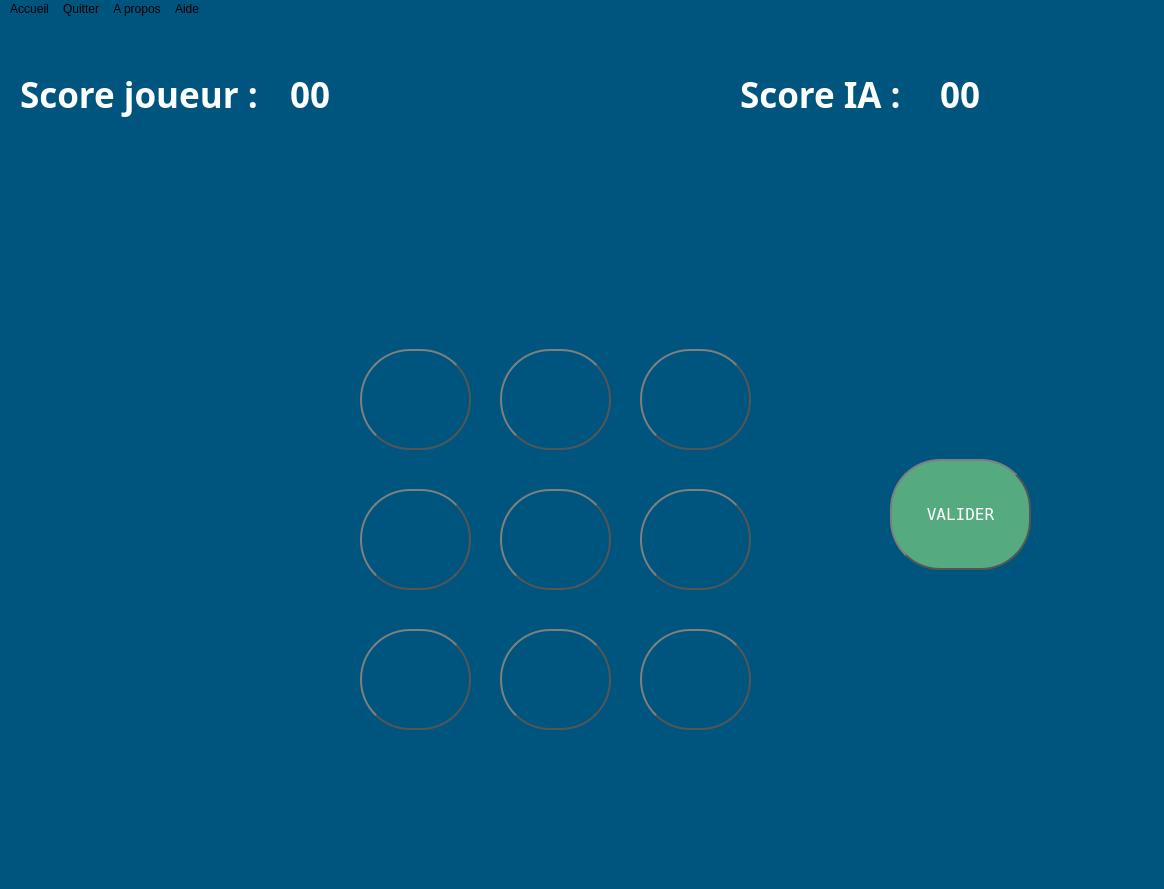
<?xml version="1.0" encoding="UTF-8"?>
<ui version="4.0">
 <class>level</class>
 <widget class="QMainWindow" name="level">
  <property name="geometry">
   <rect>
    <x>0</x>
    <y>0</y>
    <width>1164</width>
    <height>889</height>
   </rect>
  </property>
  <property name="maximumSize">
   <size>
    <width>1164</width>
    <height>2581</height>
   </size>
  </property>
  <property name="contextMenuPolicy">
   <enum>Qt::NoContextMenu</enum>
  </property>
  <property name="windowTitle">
   <string>TIC TAC TOE</string>
  </property>
  <property name="windowIcon">
   <iconset>
    <normaloff>71UU+enQH9L._AC_SY355_.jpg</normaloff>71UU+enQH9L._AC_SY355_.jpg</iconset>
  </property>
  <property name="layoutDirection">
   <enum>Qt::LeftToRight</enum>
  </property>
  <property name="styleSheet">
   <string notr="true">background-color: rgb(0, 85, 127);</string>
  </property>
  <widget class="QWidget" name="centralwidget">
   <widget class="QLabel" name="logo">
    <property name="geometry">
     <rect>
      <x>310</x>
      <y>270</y>
      <width>491</width>
      <height>501</height>
     </rect>
    </property>
    <property name="maximumSize">
     <size>
      <width>5000</width>
      <height>5000</height>
     </size>
    </property>
    <property name="text">
     <string/>
    </property>
    <property name="pixmap">
     <pixmap>pb.png</pixmap>
    </property>
    <property name="scaledContents">
     <bool>true</bool>
    </property>
   </widget>
   <widget class="QLabel" name="lbscore">
    <property name="geometry">
     <rect>
      <x>20</x>
      <y>20</y>
      <width>251</width>
      <height>111</height>
     </rect>
    </property>
    <property name="font">
     <font>
      <family>PMingLiU-ExtB</family>
      <pointsize>26</pointsize>
      <weight>75</weight>
      <bold>true</bold>
     </font>
    </property>
    <property name="styleSheet">
     <string notr="true">color: rgb(255, 255, 255);</string>
    </property>
    <property name="text">
     <string>Score joueur :</string>
    </property>
   </widget>
   <widget class="QLabel" name="lbScoreValue">
    <property name="geometry">
     <rect>
      <x>290</x>
      <y>20</y>
      <width>141</width>
      <height>111</height>
     </rect>
    </property>
    <property name="font">
     <font>
      <family>PMingLiU-ExtB</family>
      <pointsize>26</pointsize>
      <weight>75</weight>
      <bold>true</bold>
     </font>
    </property>
    <property name="styleSheet">
     <string notr="true">color: rgb(255, 255, 255);</string>
    </property>
    <property name="text">
     <string>00</string>
    </property>
   </widget>
   <widget class="QLabel" name="lbScoreValueIA">
    <property name="geometry">
     <rect>
      <x>940</x>
      <y>20</y>
      <width>141</width>
      <height>111</height>
     </rect>
    </property>
    <property name="font">
     <font>
      <family>PMingLiU-ExtB</family>
      <pointsize>26</pointsize>
      <weight>75</weight>
      <bold>true</bold>
     </font>
    </property>
    <property name="styleSheet">
     <string notr="true">color: rgb(255, 255, 255);</string>
    </property>
    <property name="text">
     <string>00</string>
    </property>
   </widget>
   <widget class="QLabel" name="lbscore_2">
    <property name="geometry">
     <rect>
      <x>740</x>
      <y>20</y>
      <width>191</width>
      <height>111</height>
     </rect>
    </property>
    <property name="font">
     <font>
      <family>PMingLiU-ExtB</family>
      <pointsize>26</pointsize>
      <weight>75</weight>
      <bold>true</bold>
     </font>
    </property>
    <property name="styleSheet">
     <string notr="true">color: rgb(255, 255, 255);</string>
    </property>
    <property name="text">
     <string>Score IA :</string>
    </property>
   </widget>
   <widget class="QPushButton" name="btnplat3">
    <property name="geometry">
     <rect>
      <x>640</x>
      <y>330</y>
      <width>111</width>
      <height>101</height>
     </rect>
    </property>
    <property name="styleSheet">
     <string notr="true">color: #333;
    border: 2px solid #555;
    border-radius: 50px;
    border-style: outset;
    background: qradialgradient(
        cx: 0.3, cy: -0.4, fx: 0.3, fy: -0.4,
        radius: 1.35, stop: 0 #fff, stop: 1 #888
        );
    padding: 5px;</string>
    </property>
    <property name="text">
     <string/>
    </property>
   </widget>
   <widget class="QPushButton" name="btnplat2">
    <property name="geometry">
     <rect>
      <x>500</x>
      <y>330</y>
      <width>111</width>
      <height>101</height>
     </rect>
    </property>
    <property name="styleSheet">
     <string notr="true">color: #333;
    border: 2px solid #555;
    border-radius: 50px;
    border-style: outset;
    background: qradialgradient(
        cx: 0.3, cy: -0.4, fx: 0.3, fy: -0.4,
        radius: 1.35, stop: 0 #fff, stop: 1 #888
        );
    padding: 5px;</string>
    </property>
    <property name="text">
     <string/>
    </property>
   </widget>
   <widget class="QPushButton" name="btnplat1">
    <property name="geometry">
     <rect>
      <x>360</x>
      <y>330</y>
      <width>111</width>
      <height>101</height>
     </rect>
    </property>
    <property name="styleSheet">
     <string notr="true">color: #333;
    border: 2px solid #555;
    border-radius: 50px;
    border-style: outset;
    background: qradialgradient(
        cx: 0.3, cy: -0.4, fx: 0.3, fy: -0.4,
        radius: 1.35, stop: 0 #fff, stop: 1 #888
        );
    padding: 5px;</string>
    </property>
    <property name="text">
     <string/>
    </property>
   </widget>
   <widget class="QPushButton" name="btnplat4">
    <property name="geometry">
     <rect>
      <x>360</x>
      <y>470</y>
      <width>111</width>
      <height>101</height>
     </rect>
    </property>
    <property name="styleSheet">
     <string notr="true">color: #333;
    border: 2px solid #555;
    border-radius: 50px;
    border-style: outset;
    background: qradialgradient(
        cx: 0.3, cy: -0.4, fx: 0.3, fy: -0.4,
        radius: 1.35, stop: 0 #fff, stop: 1 #888
        );
    padding: 5px;</string>
    </property>
    <property name="text">
     <string/>
    </property>
   </widget>
   <widget class="QPushButton" name="btnplat5">
    <property name="geometry">
     <rect>
      <x>500</x>
      <y>470</y>
      <width>111</width>
      <height>101</height>
     </rect>
    </property>
    <property name="styleSheet">
     <string notr="true">color: #333;
    border: 2px solid #555;
    border-radius: 50px;
    border-style: outset;
    background: qradialgradient(
        cx: 0.3, cy: -0.4, fx: 0.3, fy: -0.4,
        radius: 1.35, stop: 0 #fff, stop: 1 #888
        );
    padding: 5px;</string>
    </property>
    <property name="text">
     <string/>
    </property>
   </widget>
   <widget class="QPushButton" name="btnplat6">
    <property name="geometry">
     <rect>
      <x>640</x>
      <y>470</y>
      <width>111</width>
      <height>101</height>
     </rect>
    </property>
    <property name="styleSheet">
     <string notr="true">color: #333;
    border: 2px solid #555;
    border-radius: 50px;
    border-style: outset;
    background: qradialgradient(
        cx: 0.3, cy: -0.4, fx: 0.3, fy: -0.4,
        radius: 1.35, stop: 0 #fff, stop: 1 #888
        );
    padding: 5px;</string>
    </property>
    <property name="text">
     <string/>
    </property>
   </widget>
   <widget class="QPushButton" name="btnplat7">
    <property name="geometry">
     <rect>
      <x>360</x>
      <y>610</y>
      <width>111</width>
      <height>101</height>
     </rect>
    </property>
    <property name="styleSheet">
     <string notr="true">color: #333;
    border: 2px solid #555;
    border-radius: 50px;
    border-style: outset;
    background: qradialgradient(
        cx: 0.3, cy: -0.4, fx: 0.3, fy: -0.4,
        radius: 1.35, stop: 0 #fff, stop: 1 #888
        );
    padding: 5px;</string>
    </property>
    <property name="text">
     <string/>
    </property>
   </widget>
   <widget class="QPushButton" name="btnplat8">
    <property name="geometry">
     <rect>
      <x>500</x>
      <y>610</y>
      <width>111</width>
      <height>101</height>
     </rect>
    </property>
    <property name="styleSheet">
     <string notr="true">color: #333;
    border: 2px solid #555;
    border-radius: 50px;
    border-style: outset;
    background: qradialgradient(
        cx: 0.3, cy: -0.4, fx: 0.3, fy: -0.4,
        radius: 1.35, stop: 0 #fff, stop: 1 #888
        );
    padding: 5px;</string>
    </property>
    <property name="text">
     <string/>
    </property>
   </widget>
   <widget class="QPushButton" name="btnplat9">
    <property name="geometry">
     <rect>
      <x>640</x>
      <y>610</y>
      <width>111</width>
      <height>101</height>
     </rect>
    </property>
    <property name="styleSheet">
     <string notr="true">color: #333;
    border: 2px solid #555;
    border-radius: 50px;
    border-style: outset;
    background: qradialgradient(
        cx: 0.3, cy: -0.4, fx: 0.3, fy: -0.4,
        radius: 1.35, stop: 0 #fff, stop: 1 #888
        );
    padding: 5px;</string>
    </property>
    <property name="text">
     <string/>
    </property>
   </widget>
   <widget class="QPushButton" name="btnValid">
    <property name="geometry">
     <rect>
      <x>890</x>
      <y>440</y>
      <width>141</width>
      <height>111</height>
     </rect>
    </property>
    <property name="font">
     <font>
      <family>NSimSun</family>
      <pointsize>12</pointsize>
     </font>
    </property>
    <property name="styleSheet">
     <string notr="true">color: rgb(255, 255, 255);
    border: 2px solid #555;
    border-radius: 50px;
    border-style: outset;
    
background-color: rgb(85, 170, 127);
    padding: 5px;</string>
    </property>
    <property name="text">
     <string>VALIDER</string>
    </property>
   </widget>
   <widget class="QLabel" name="l">
    <property name="geometry">
     <rect>
      <x>390</x>
      <y>170</y>
      <width>311</width>
      <height>71</height>
     </rect>
    </property>
    <property name="font">
     <font>
      <family>PMingLiU-ExtB</family>
      <pointsize>26</pointsize>
      <weight>75</weight>
      <bold>true</bold>
     </font>
    </property>
    <property name="styleSheet">
     <string notr="true">color: rgb(255, 255, 255);</string>
    </property>
    <property name="text">
     <string/>
    </property>
   </widget>
  </widget>
  <widget class="QStatusBar" name="statusbar"/>
  <widget class="QMenuBar" name="menuBar">
   <property name="geometry">
    <rect>
     <x>0</x>
     <y>0</y>
     <width>1164</width>
     <height>26</height>
    </rect>
   </property>
   <widget class="QMenu" name="menuAccueil">
    <property name="title">
     <string>Accueil</string>
    </property>
   </widget>
   <widget class="QMenu" name="menuQuitter">
    <property name="title">
     <string>Quitter</string>
    </property>
   </widget>
   <widget class="QMenu" name="menuA_propos">
    <property name="title">
     <string>A propos</string>
    </property>
   </widget>
   <widget class="QMenu" name="menuR_gles_du_jeu">
    <property name="title">
     <string>Aide</string>
    </property>
   </widget>
   <addaction name="menuAccueil"/>
   <addaction name="menuQuitter"/>
   <addaction name="menuA_propos"/>
   <addaction name="menuR_gles_du_jeu"/>
  </widget>
 </widget>
 <resources/>
 <connections/>
</ui>
